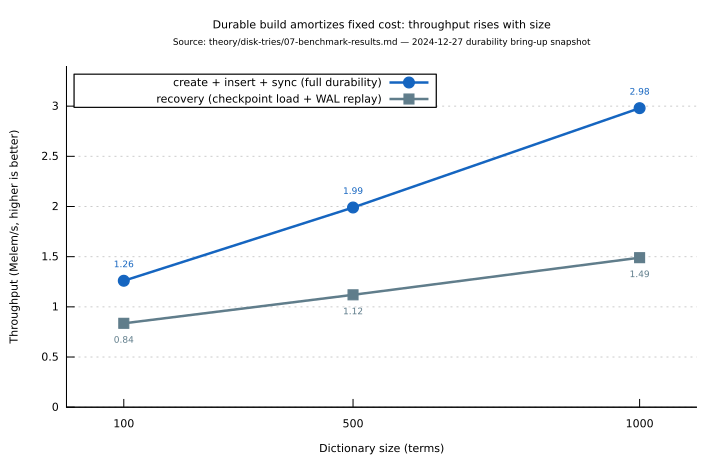

Write gnuplot code to recreate this figure.
# Self-contained gnuplot script. Rendered in-place by scripts/render-diagrams.sh
# to disktrie-durable-throughput.svg. Output basename MUST equal script basename.
set terminal svg size 720,460 font 'DejaVu Sans,11' background rgb 'white'
set output 'disktrie-durable-throughput.svg'

set title "Durable build amortizes fixed cost: throughput rises with size\n{/*0.8 Source: theory/disk-tries/07-benchmark-results.md — 2024-12-27 durability bring-up snapshot}"
set xlabel "Dictionary size (terms)"
set ylabel "Throughput (Melem/s, higher is better)"

set xrange [0:1100]
set yrange [0:3.4]
set grid ytics lc rgb '#cccccc' lw 1
set key top left box opaque
set border 3
set xtics nomirror (100, 500, 1000)
set ytics nomirror

# blue = persistent write path (create+insert+sync), grey = recovery (replay baseline).
set style line 1 lc rgb '#1565C0' lw 2.5 pt 7 ps 1.3   # create+insert+sync (blue)
set style line 2 lc rgb '#607D8B' lw 2.5 pt 5 ps 1.2   # recovery (grey)

plot 'disktrie-durable-throughput.dat' using 1:2 with linespoints ls 1 title 'create + insert + sync (full durability)', \
     '' using 1:3 with linespoints ls 2 title 'recovery (checkpoint load + WAL replay)', \
     '' using 1:2:(sprintf("%.2f", $2)) with labels offset 0,1.0 font 'DejaVu Sans,9' tc rgb '#1565C0' notitle, \
     '' using 1:3:(sprintf("%.2f", $3)) with labels offset 0,-1.0 font 'DejaVu Sans,9' tc rgb '#607D8B' notitle
